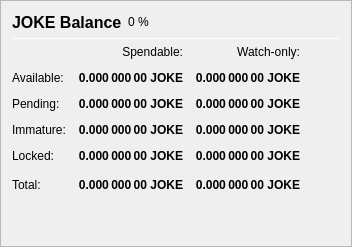
                   <widget class="QFrame" name="frame_Balances">
                    <property name="frameShape">
                     <enum>QFrame::StyledPanel</enum>
                    </property>
                    <property name="frameShadow">
                     <enum>QFrame::Raised</enum>
                    </property>
                    <layout class="QVBoxLayout" name="verticalLayout_4">
                     <item>
                      <layout class="QHBoxLayout" name="horizontalLayout_4">
                       <item>
                        <widget class="QLabel" name="label_5">
                         <property name="minimumSize">
                          <size>
                           <width>0</width>
                           <height>20</height>
                          </size>
                         </property>
                         <property name="font">
                          <font>
                           <pointsize>12</pointsize>
                           <weight>75</weight>
                           <bold>true</bold>
                          </font>
                         </property>
                         <property name="text">
                          <string>JOKE Balance</string>
                         </property>
                        </widget>
                       </item>
                       <item>
                        <widget class="QLabel" name="labelJOKEPercent">
                         <property name="text">
                          <string notr="true">0 %</string>
                         </property>
                        </widget>
                       </item>
                       <item>
                        <spacer name="horizontalSpacer_3">
                         <property name="orientation">
                          <enum>Qt::Horizontal</enum>
                         </property>
                         <property name="sizeHint" stdset="0">
                          <size>
                           <width>40</width>
                           <height>20</height>
                          </size>
                         </property>
                        </spacer>
                       </item>
                      </layout>
                     </item>
                     <item>
                      <widget class="Line" name="line_Balance">
                       <property name="minimumSize">
                        <size>
                         <width>0</width>
                         <height>1</height>
                        </size>
                       </property>
                       <property name="maximumSize">
                        <size>
                         <width>16777215</width>
                         <height>1</height>
                        </size>
                       </property>
                       <property name="orientation">
                        <enum>Qt::Horizontal</enum>
                       </property>
                      </widget>
                     </item>
                     <item>
                      <layout class="QGridLayout" name="gridLayout">
                       <property name="spacing">
                        <number>12</number>
                       </property>
                       <item row="0" column="1">
                        <widget class="QLabel" name="labelSpendable">
                         <property name="text">
                          <string>Spendable:</string>
                         </property>
                         <property name="alignment">
                          <set>Qt::AlignRight|Qt::AlignTrailing|Qt::AlignVCenter</set>
                         </property>
                        </widget>
                       </item>
                       <item row="0" column="2">
                        <widget class="QLabel" name="labelWatchonly">
                         <property name="text">
                          <string>Watch-only:</string>
                         </property>
                         <property name="alignment">
                          <set>Qt::AlignRight|Qt::AlignTrailing|Qt::AlignVCenter</set>
                         </property>
                        </widget>
                       </item>
                       <item row="1" column="0">
                        <widget class="QLabel" name="labelBalanceText">
                         <property name="text">
                          <string>Available:</string>
                         </property>
                        </widget>
                       </item>
                       <item row="1" column="1">
                        <widget class="QLabel" name="labelBalance">
                         <property name="font">
                          <font>
                           <weight>75</weight>
                           <bold>true</bold>
                          </font>
                         </property>
                         <property name="cursor">
                          <cursorShape>IBeamCursor</cursorShape>
                         </property>
                         <property name="toolTip">
                          <string>Your current spendable balance</string>
                         </property>
                         <property name="text">
                          <string notr="true">0.000 000 00 JOKE</string>
                         </property>
                         <property name="alignment">
                          <set>Qt::AlignRight|Qt::AlignTrailing|Qt::AlignVCenter</set>
                         </property>
                         <property name="textInteractionFlags">
                          <set>Qt::LinksAccessibleByMouse|Qt::TextSelectableByKeyboard|Qt::TextSelectableByMouse</set>
                         </property>
                        </widget>
                       </item>
                       <item row="1" column="2">
                        <widget class="QLabel" name="labelWatchAvailable">
                         <property name="font">
                          <font>
                           <weight>75</weight>
                           <bold>true</bold>
                          </font>
                         </property>
                         <property name="cursor">
                          <cursorShape>IBeamCursor</cursorShape>
                         </property>
                         <property name="toolTip">
                          <string>Your current balance in watch-only addresses</string>
                         </property>
                         <property name="text">
                          <string notr="true">0.000 000 00 JOKE</string>
                         </property>
                         <property name="alignment">
                          <set>Qt::AlignRight|Qt::AlignTrailing|Qt::AlignVCenter</set>
                         </property>
                         <property name="textInteractionFlags">
                          <set>Qt::LinksAccessibleByMouse|Qt::TextSelectableByKeyboard|Qt::TextSelectableByMouse</set>
                         </property>
                        </widget>
                       </item>
                       <item row="2" column="0">
                        <widget class="QLabel" name="labelPendingText">
                         <property name="text">
                          <string>Pending:</string>
                         </property>
                        </widget>
                       </item>
                       <item row="2" column="1">
                        <widget class="QLabel" name="labelUnconfirmed">
                         <property name="font">
                          <font>
                           <weight>75</weight>
                           <bold>true</bold>
                          </font>
                         </property>
                         <property name="cursor">
                          <cursorShape>IBeamCursor</cursorShape>
                         </property>
                         <property name="toolTip">
                          <string>Total of transactions that have yet to be confirmed, and do not yet count toward the spendable balance</string>
                         </property>
                         <property name="text">
                          <string notr="true">0.000 000 00 JOKE</string>
                         </property>
                         <property name="alignment">
                          <set>Qt::AlignRight|Qt::AlignTrailing|Qt::AlignVCenter</set>
                         </property>
                         <property name="textInteractionFlags">
                          <set>Qt::LinksAccessibleByMouse|Qt::TextSelectableByKeyboard|Qt::TextSelectableByMouse</set>
                         </property>
                        </widget>
                       </item>
                       <item row="2" column="2">
                        <widget class="QLabel" name="labelWatchPending">
                         <property name="font">
                          <font>
                           <weight>75</weight>
                           <bold>true</bold>
                          </font>
                         </property>
                         <property name="cursor">
                          <cursorShape>IBeamCursor</cursorShape>
                         </property>
                         <property name="toolTip">
                          <string>Unconfirmed transactions to watch-only addresses</string>
                         </property>
                         <property name="text">
                          <string notr="true">0.000 000 00 JOKE</string>
                         </property>
                         <property name="alignment">
                          <set>Qt::AlignRight|Qt::AlignTrailing|Qt::AlignVCenter</set>
                         </property>
                         <property name="textInteractionFlags">
                          <set>Qt::LinksAccessibleByMouse|Qt::TextSelectableByKeyboard|Qt::TextSelectableByMouse</set>
                         </property>
                        </widget>
                       </item>
                       <item row="3" column="0">
                        <widget class="QLabel" name="labelImmatureText">
                         <property name="text">
                          <string>Immature:</string>
                         </property>
                        </widget>
                       </item>
                       <item row="3" column="1">
                        <widget class="QLabel" name="labelImmature">
                         <property name="font">
                          <font>
                           <weight>75</weight>
                           <bold>true</bold>
                          </font>
                         </property>
                         <property name="cursor">
                          <cursorShape>IBeamCursor</cursorShape>
                         </property>
                         <property name="toolTip">
                          <string>Staked or masternode rewards that has not yet matured</string>
                         </property>
                         <property name="text">
                          <string notr="true">0.000 000 00 JOKE</string>
                         </property>
                         <property name="alignment">
                          <set>Qt::AlignRight|Qt::AlignTrailing|Qt::AlignVCenter</set>
                         </property>
                         <property name="textInteractionFlags">
                          <set>Qt::LinksAccessibleByMouse|Qt::TextSelectableByKeyboard|Qt::TextSelectableByMouse</set>
                         </property>
                        </widget>
                       </item>
                       <item row="3" column="2">
                        <widget class="QLabel" name="labelWatchImmature">
                         <property name="font">
                          <font>
                           <weight>75</weight>
                           <bold>true</bold>
                          </font>
                         </property>
                         <property name="cursor">
                          <cursorShape>IBeamCursor</cursorShape>
                         </property>
                         <property name="toolTip">
                          <string>Staked or masternode rewards in watch-only addresses that has not yet matured</string>
                         </property>
                         <property name="text">
                          <string notr="true">0.000 000 00 JOKE</string>
                         </property>
                         <property name="alignment">
                          <set>Qt::AlignRight|Qt::AlignTrailing|Qt::AlignVCenter</set>
                         </property>
                         <property name="textInteractionFlags">
                          <set>Qt::LinksAccessibleByMouse|Qt::TextSelectableByKeyboard|Qt::TextSelectableByMouse</set>
                         </property>
                        </widget>
                       </item>
                       <item row="4" column="0">
                        <widget class="QLabel" name="labelLockedBalanceText">
                         <property name="toolTip">
                          <string>Locked JOKE or Masternode collaterals. These are excluded from zJOKE minting.</string>
                         </property>
                         <property name="text">
                          <string>Locked:</string>
                         </property>
                        </widget>
                       </item>
                       <item row="4" column="1">
                        <widget class="QLabel" name="labelLockedBalance">
                         <property name="font">
                          <font>
                           <weight>75</weight>
                           <bold>true</bold>
                          </font>
                         </property>
                         <property name="cursor">
                          <cursorShape>IBeamCursor</cursorShape>
                         </property>
                         <property name="toolTip">
                          <string>Locked JOKE or Masternode collaterals. These are excluded from zJOKE minting.</string>
                         </property>
                         <property name="text">
                          <string notr="true">0.000 000 00 JOKE</string>
                         </property>
                         <property name="alignment">
                          <set>Qt::AlignRight|Qt::AlignTrailing|Qt::AlignVCenter</set>
                         </property>
                         <property name="textInteractionFlags">
                          <set>Qt::LinksAccessibleByMouse|Qt::TextSelectableByKeyboard|Qt::TextSelectableByMouse</set>
                         </property>
                        </widget>
                       </item>
                       <item row="4" column="2">
                        <widget class="QLabel" name="labelWatchLocked">
                         <property name="font">
                          <font>
                           <weight>75</weight>
                           <bold>true</bold>
                          </font>
                         </property>
                         <property name="cursor">
                          <cursorShape>IBeamCursor</cursorShape>
                         </property>
                         <property name="toolTip">
                          <string>Current locked balance in watch-only addresses</string>
                         </property>
                         <property name="text">
                          <string notr="true">0.000 000 00 JOKE</string>
                         </property>
                         <property name="alignment">
                          <set>Qt::AlignRight|Qt::AlignTrailing|Qt::AlignVCenter</set>
                         </property>
                         <property name="textInteractionFlags">
                          <set>Qt::LinksAccessibleByMouse|Qt::TextSelectableByKeyboard|Qt::TextSelectableByMouse</set>
                         </property>
                        </widget>
                       </item>
                       <item row="5" column="0">
                        <widget class="QLabel" name="labelTotalText">
                         <property name="toolTip">
                          <string>Your current JokeCoin balance, unconfirmed and immature transactions included</string>
                         </property>
                         <property name="text">
                          <string>Total:</string>
                         </property>
                        </widget>
                       </item>
                       <item row="5" column="1">
                        <widget class="QLabel" name="labelTotal">
                         <property name="font">
                          <font>
                           <weight>75</weight>
                           <bold>true</bold>
                          </font>
                         </property>
                         <property name="cursor">
                          <cursorShape>IBeamCursor</cursorShape>
                         </property>
                         <property name="toolTip">
                          <string>Your current JokeCoin balance, unconfirmed and immature transactions included</string>
                         </property>
                         <property name="text">
                          <string notr="true">0.000 000 00 JOKE</string>
                         </property>
                         <property name="alignment">
                          <set>Qt::AlignRight|Qt::AlignTrailing|Qt::AlignVCenter</set>
                         </property>
                         <property name="textInteractionFlags">
                          <set>Qt::LinksAccessibleByMouse|Qt::TextSelectableByKeyboard|Qt::TextSelectableByMouse</set>
                         </property>
                        </widget>
                       </item>
                       <item row="5" column="2">
                        <widget class="QLabel" name="labelWatchTotal">
                         <property name="font">
                          <font>
                           <weight>75</weight>
                           <bold>true</bold>
                          </font>
                         </property>
                         <property name="cursor">
                          <cursorShape>IBeamCursor</cursorShape>
                         </property>
                         <property name="toolTip">
                          <string>Current total balance in watch-only addresses</string>
                         </property>
                         <property name="text">
                          <string notr="true">0.000 000 00 JOKE</string>
                         </property>
                         <property name="alignment">
                          <set>Qt::AlignRight|Qt::AlignTrailing|Qt::AlignVCenter</set>
                         </property>
                         <property name="textInteractionFlags">
                          <set>Qt::LinksAccessibleByMouse|Qt::TextSelectableByKeyboard|Qt::TextSelectableByMouse</set>
                         </property>
                        </widget>
                       </item>
                       <item row="5" column="3">
                        <spacer name="horizontalSpacer_9">
                         <property name="orientation">
                          <enum>Qt::Horizontal</enum>
                         </property>
                         <property name="sizeHint" stdset="0">
                          <size>
                           <width>40</width>
                           <height>20</height>
                          </size>
                         </property>
                        </spacer>
                       </item>
                      </layout>
                     </item>
                     <item>
                      <spacer name="verticalSpacer_3">
                       <property name="orientation">
                        <enum>Qt::Vertical</enum>
                       </property>
                       <property name="sizeHint" stdset="0">
                        <size>
                         <width>20</width>
                         <height>40</height>
                        </size>
                       </property>
                      </spacer>
                     </item>
                    </layout>
                   </widget>
